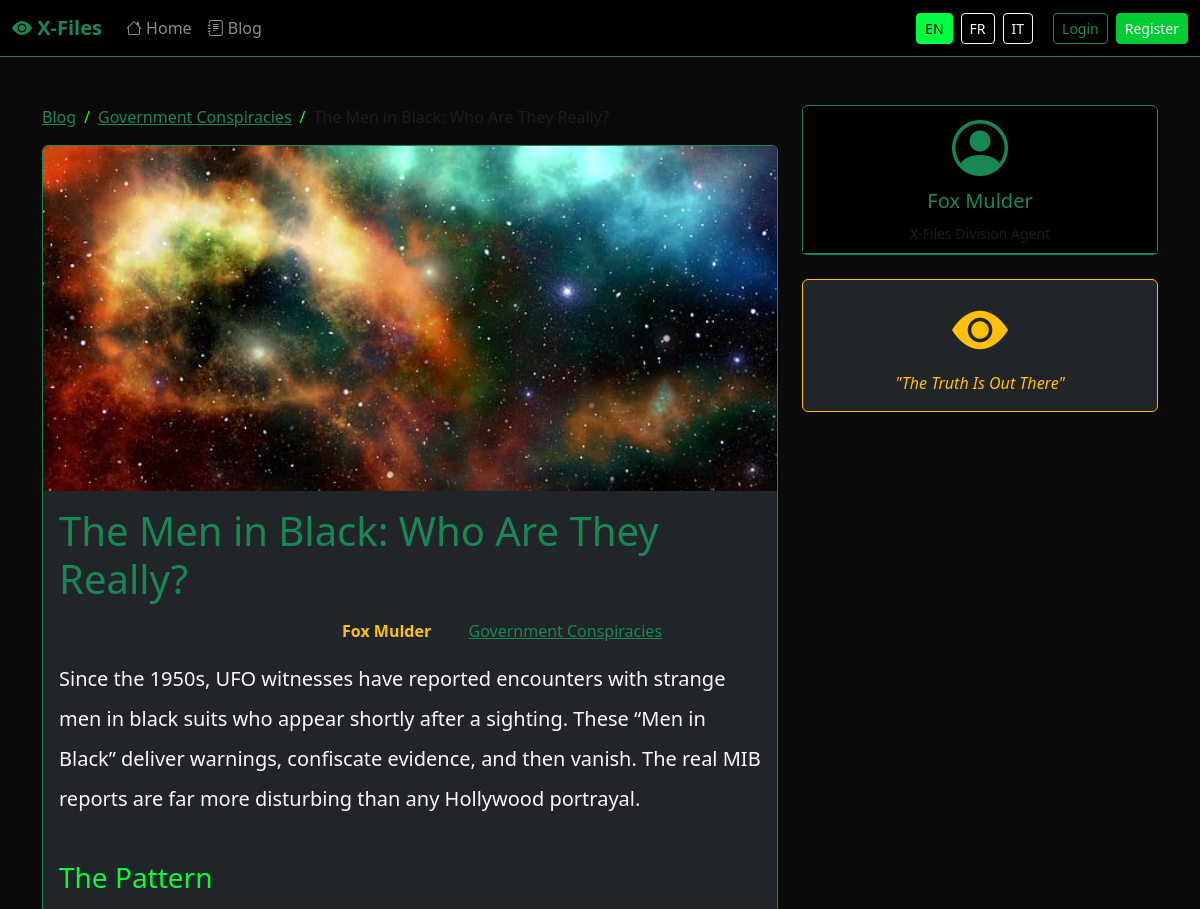
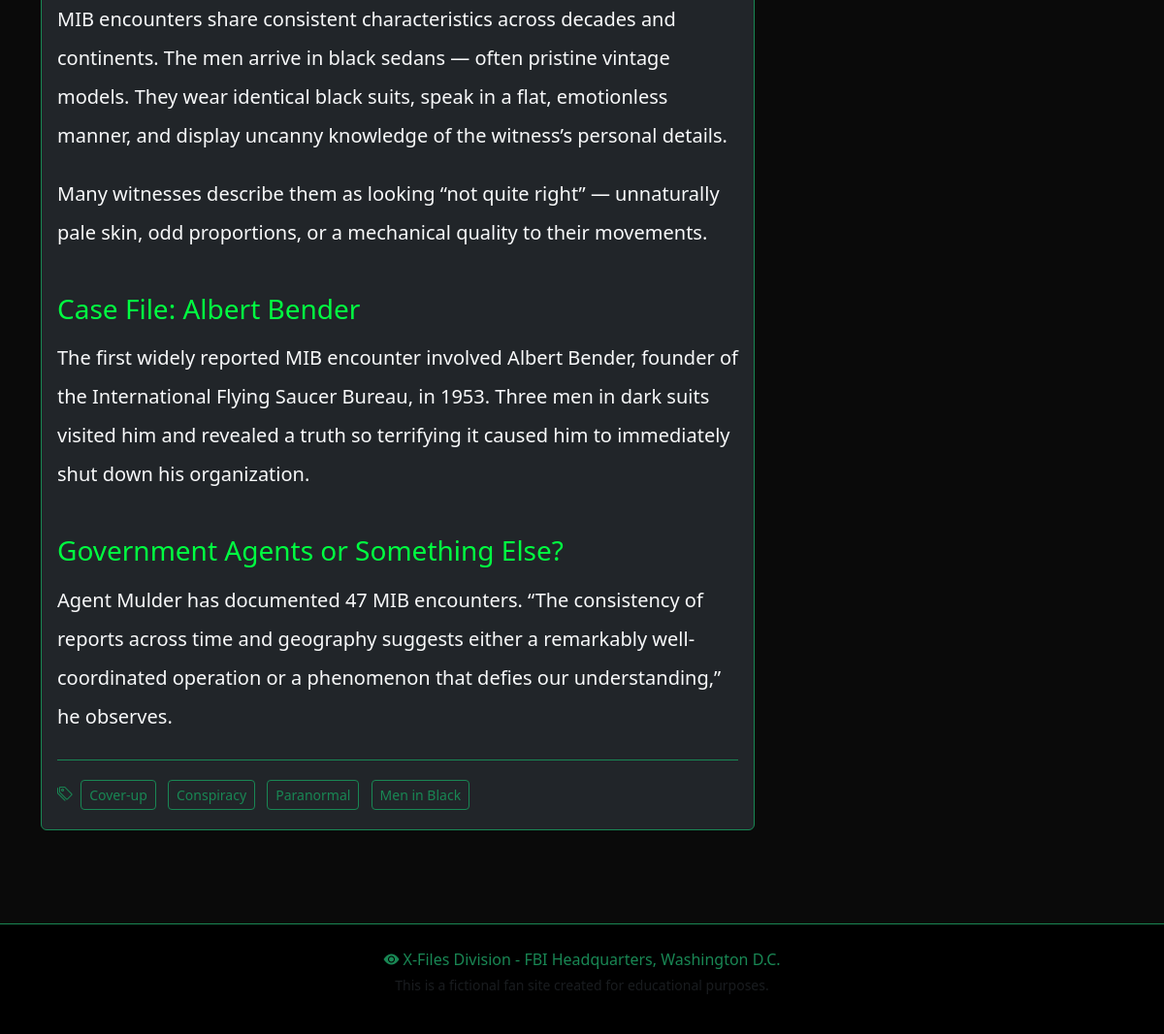
Screenshot of /article.php?slug=men-in-black-who-are-they-really&lang=en with the database file from the repository (2 pictures, top to bottom).
### tables this page shows
CREATE TABLE IF NOT EXISTS `articles` (
    `id` INT UNSIGNED NOT NULL AUTO_INCREMENT,
    `lang` VARCHAR(5) NOT NULL DEFAULT 'en',
    `translation_group` INT UNSIGNED NULL DEFAULT NULL,
    `title` VARCHAR(255) NOT NULL,
    `slug` VARCHAR(255) NOT NULL,
    `excerpt` TEXT NULL,
    `content` LONGTEXT NOT NULL,
    `featured_image` VARCHAR(500) NULL,
    `category_id` INT UNSIGNED NULL,
    `author_id` INT UNSIGNED NULL,
    `status` ENUM('draft', 'scheduled', 'published', 'archived') NOT NULL DEFAULT 'draft',
    `seo_title` VARCHAR(255) NULL,
    `meta_description` VARCHAR(320) NULL,
    `seo_slug` VARCHAR(255) NULL,
    `og_title` VARCHAR(255) NULL,
    `og_description` VARCHAR(320) NULL,
    `published_at` DATETIME NULL,
    `scheduled_at` DATETIME NULL,
    `created_at` DATETIME NOT NULL DEFAULT CURRENT_TIMESTAMP,
    `updated_at` DATETIME NOT NULL DEFAULT CURRENT_TIMESTAMP ON UPDATE CURRENT_TIMESTAMP,
    PRIMARY KEY (`id`),
    UNIQUE KEY `uk_article_slug_lang` (`slug`, `lang`),
    KEY `idx_article_status` (`status`),
    KEY `idx_article_lang` (`lang`),
    KEY `idx_article_translation` (`translation_group`),
    KEY `idx_article_category` (`category_id`),
    KEY `idx_article_author` (`author_id`),
    KEY `idx_article_published` (`published_at`),
    KEY `idx_article_scheduled` (`scheduled_at`),
    CONSTRAINT `fk_article_category` FOREIGN KEY (`category_id`)
        REFERENCES `categories` (`id`) ON DELETE SET NULL ON UPDATE CASCADE,
    CONSTRAINT `fk_article_author` FOREIGN KEY (`author_id`)
        REFERENCES `users` (`id`) ON DELETE SET NULL ON UPDATE CASCADE
);

CREATE TABLE IF NOT EXISTS `categories` (
    `id` INT UNSIGNED NOT NULL AUTO_INCREMENT,
    `parent_id` INT UNSIGNED NULL DEFAULT NULL,
    `name` VARCHAR(100) NOT NULL,
    `slug` VARCHAR(100) NOT NULL,
    `description` VARCHAR(500) NULL,
    `created_at` DATETIME NOT NULL DEFAULT CURRENT_TIMESTAMP,
    PRIMARY KEY (`id`),
    UNIQUE KEY `uk_cat_slug` (`slug`),
    KEY `idx_cat_parent` (`parent_id`),
    CONSTRAINT `fk_cat_parent` FOREIGN KEY (`parent_id`)
        REFERENCES `categories` (`id`) ON DELETE SET NULL ON UPDATE CASCADE
);

CREATE TABLE IF NOT EXISTS `users` (
    `id` INT UNSIGNED NOT NULL AUTO_INCREMENT,
    `full_name` VARCHAR(100) NOT NULL,
    `username` VARCHAR(50) NOT NULL,
    `email` VARCHAR(150) NOT NULL,
    `password` VARCHAR(255) NOT NULL,
    `role` ENUM('agent', 'editor', 'admin') NOT NULL DEFAULT 'agent',
    `created_at` DATETIME NOT NULL DEFAULT CURRENT_TIMESTAMP,
    `updated_at` DATETIME NOT NULL DEFAULT CURRENT_TIMESTAMP ON UPDATE CURRENT_TIMESTAMP,
    PRIMARY KEY (`id`),
    UNIQUE KEY `uk_username` (`username`),
    UNIQUE KEY `uk_email` (`email`)
);

CREATE TABLE IF NOT EXISTS `tags` (
    `id` INT UNSIGNED NOT NULL AUTO_INCREMENT,
    `name` VARCHAR(50) NOT NULL,
    `slug` VARCHAR(50) NOT NULL,
    `created_at` DATETIME NOT NULL DEFAULT CURRENT_TIMESTAMP,
    PRIMARY KEY (`id`),
    UNIQUE KEY `uk_tag_slug` (`slug`)
);

### article.php (the view, shortened to what this page needs)
<?php
require_once __DIR__ . '/includes/functions.php';
$db = getDatabase();
$slug = $_GET['slug'] ?? '';
$lang = getCurrentLang();
$stmt = $db->prepare('SELECT a.*, c.name AS category_name, c.slug AS category_slug, u.full_name AS author_name
    FROM articles a
    LEFT JOIN categories c ON a.category_id = c.id
    LEFT JOIN users u ON a.author_id = u.id
    WHERE a.slug = :slug AND a.lang = :lang AND a.status = :status LIMIT 1');
$stmt->execute(['slug' => $slug, 'lang' => $lang, 'status' => 'published']);
$article = $stmt->fetch();
$stmt = $db->prepare('SELECT t.* FROM tags t JOIN article_tags at ON t.id = at.tag_id WHERE at.article_id = :id');
$stmt->execute(['id' => $article['id']]);
$articleTags = $stmt->fetchAll();
require_once __DIR__ . '/includes/header.php';
?>
<div class="container py-5">
    <div class="row">
        <div class="col-lg-8">
            <nav aria-label="breadcrumb">
                <ol class="breadcrumb bg-transparent">
                    <li class="breadcrumb-item"><a href="<?= APP_URL ?>/blog.php?lang=<?= $lang ?>" class="text-success"><?= t('blog') ?></a></li>
                    <?php if ($article['category_name']): ?>
                    <li class="breadcrumb-item"><a href="<?= APP_URL ?>/blog.php?category=<?= urlencode($article['category_slug']) ?>&lang=<?= $lang ?>" class="text-success"><?= escape($article['category_name']) ?></a></li>
                    <?php endif; ?>
                    <li class="breadcrumb-item active text-muted"><?= escape($article['title']) ?></li>
                </ol>
            </nav>
            <article class="card bg-dark text-light border-success">
                <?php if ($article['featured_image']): ?>
                <img src="<?= featuredImageUrl($article['featured_image']) ?>" class="card-img-top" alt="<?= escape($article['title']) ?>" style="max-height: 400px; object-fit: cover;">
                <?php endif; ?>
                <div class="card-body">
                    <h1 class="text-success mb-3"><?= escape($article['title']) ?></h1>
                    <div class="mb-3 text-muted">
                        <i class="bi bi-calendar"></i> <?= t('published_on') ?> <?= date('F j, Y', strtotime($article['published_at'])) ?>
                        <?= t('by_author') ?> <strong class="text-warning"><?= escape($article['author_name'] ?? '') ?></strong>
                        <?php if ($article['category_name']): ?>
                        | <i class="bi bi-folder"></i> <a href="<?= APP_URL ?>/blog.php?category=<?= urlencode($article['category_slug']) ?>&lang=<?= $lang ?>" class="text-success"><?= escape($article['category_name']) ?></a>
                        <?php endif; ?>
                    </div>
                    <div class="article-content fs-5 lh-lg">
                        <?= $article['content'] ?>
                    </div>
                    <?php if ($articleTags): ?>
                    <div class="mt-4 pt-3 border-top border-success">
                        <i class="bi bi-tags text-success"></i>
                        <?php foreach ($articleTags as $tag): ?>
                        <a href="<?= APP_URL ?>/blog.php?tag=<?= urlencode($tag['slug']) ?>&lang=<?= $lang ?>" class="btn btn-sm btn-outline-success m-1"><?= escape($tag['name']) ?></a>
                        <?php endforeach; ?>
                    </div>
                    <?php endif; ?>
                </div>
            </article>
        </div>
        <div class="col-lg-4">
            <div class="card bg-dark text-light border-success mb-4">
                <div class="card-header bg-black border-success text-center">
                    <i class="bi bi-person-circle display-4 text-success"></i>
                    <h5 class="text-success mt-2"><?= escape($article['author_name'] ?? '') ?></h5>
                    <small class="text-muted">X-Files Division Agent</small>
                </div>
            </div>
            <div class="card bg-dark text-light border-warning">
                <div class="card-body text-center">
                    <i class="bi bi-eye-fill display-4 text-warning"></i>
                    <p class="text-warning mt-2 mb-0 fst-italic">"<?= t('tagline') ?>"</p>
                </div>
            </div>
        </div>
    </div>
</div>
<?php require_once __DIR__ . '/includes/footer.php'; ?>

### assets/css/style.css (style rules this page uses)
:root { --xf-green: #00ff41; --xf-dark-green: #00cc33; --xf-black: #0a0a0a; --xf-dark: #111111; --xf-warning: #ffc107; }
body.xfiles-body { background-color: var(--xf-black); color: #e0e0e0; font-family: 'Segoe UI', Tahoma, Geneva, Verdana, sans-serif; min-height: 100vh; }
.article-content h2, .article-content h3, .article-content h4 { color: var(--xf-green); margin-top: 1.5em; margin-bottom: 0.5em; }
.article-content p { margin-bottom: 1em; }
.breadcrumb { padding: 0; }
.breadcrumb-item + .breadcrumb-item::before { color: var(--xf-green); }

### rows the page displays
articles: category.name "Government Conspiracies", title "The Men in Black: Who Are They Really?", featured_image (picture), author.full_name "Fox Mulder", content "Since the 1950s, UFO witnesses have reported encounters with strange men in black suits who appear shortly after a sighting. These “Men in Black” deliver warnings, confiscate evidence, and then vanish. The real MIB reports are far more disturbing than any Hollywood portrayal. The Pattern MIB encounters share consistent characteristics across decades and continents. The men arrive in black sedans — often pristine vintage models. They wear identical black suits, speak in a flat, emotionless manner, and display uncanny knowledge of the witness’s personal details. Many witnesses describe them as looking “not quite right” — unnaturally pale skin, odd proportions, or a mechanical quality to their…"
tags: name "Cover-up"
tags: name "Conspiracy"
tags: name "Paranormal"
tags: name "Men in Black"

### other values shown
t('site_name') "X-Files"
t('home') "Home"
t('blog') "Blog"
$label "EN"
$label "FR"
$label "IT"
t('login') "Login"
t('register') "Register"
t('tagline') "The Truth Is Out There"
t('footer_text') "X-Files Division - FBI Headquarters, Washington D.C."
t('footer_disclaimer') "This is a fictional fan site created for educational purposes."
